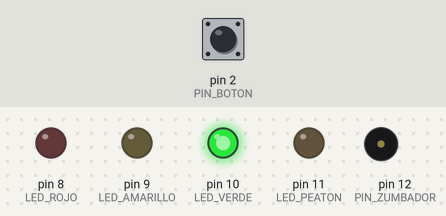
A sketch run on a simulated Arduino Uno, built with avr-gcc and run on an emulated ATmega328P. Parts: output pins drawn as LEDs (lit = HIGH), buzzer (waves = sounding). The inputs (shaded band) are chosen by the test bench; at power-on: pin 2 (PIN_BOTON) HIGH.

Above: at 1.2 s.
1.3 s: pin 2 (PIN_BOTON) pulled LOW for 0.15 s
At 5.7 s:
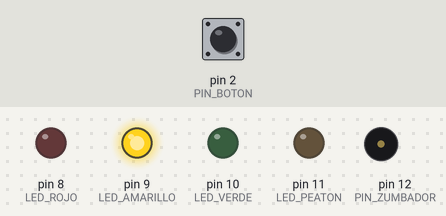
At 6.85 s:
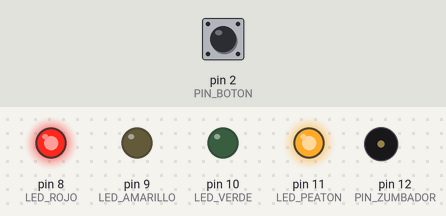
Timing chart, 0 to 13.0 s (numbered marks = the images above; inputs shaded):
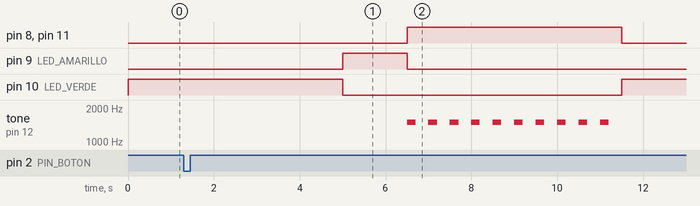

The sketch:

X02_semaforo_peatonal.ino
```cpp
/*
  X02 · Semáforo con botón para peatones                      Ampliación (reto de las sesiones 2 y 3)
  ------------------------------------------------------------------
  Qué hace: los autos tienen verde. Si un peatón presiona el botón, el semáforo pasa a
  amarillo y luego a rojo; se enciende el LED azul de peatón y suena un pitido mientras
  cruzan. Después vuelve a verde.

  Conexiones (cada LED con resistencia de 220 ohm, pata corta a GND):
    LED rojo -> pin 8   LED amarillo -> pin 9   LED verde -> pin 10   LED azul (peatón) -> pin 11
    Botón: una pata -> pin 2 ; la pata OPUESTA (en diagonal) -> GND
    Zumbador PASIVO: una pata -> pin 12 ; otra pata -> GND   (tone() necesita el pasivo)

  Ideas clave:
    - Mientras se "espera", el programa debe seguir mirando el botón. Por eso usamos
      esperar(): en lugar de delay, revisa el botón todo el tiempo y recuerda la petición
      en la variable peatonSolicita.
    - millis() es el reloj interno: milisegundos desde que se encendió el Arduino.

  Retos:  - Que el LED de peatón parpadee en los últimos 2 segundos.
          - Dibuja primero la máquina de estados en papel (verde, amarillo, rojo + peatón).
*/

const int LED_ROJO = 8;
const int LED_AMARILLO = 9;
const int LED_VERDE = 10;
const int LED_PEATON = 11;
const int PIN_BOTON = 2;
const int PIN_ZUMBADOR = 12;

const unsigned long TIEMPO_VERDE_MINIMO = 5000;
const unsigned long TIEMPO_AMARILLO = 1500;
const int PITIDOS_CRUCE = 10;           // 10 pitidos de 500 ms = 5 segundos

bool peatonSolicita = false;

void luces(int rojo, int amarillo, int verde, int peaton) {
  digitalWrite(LED_ROJO, rojo);
  digitalWrite(LED_AMARILLO, amarillo);
  digitalWrite(LED_VERDE, verde);
  digitalWrite(LED_PEATON, peaton);
}

// Espera "ms" milisegundos sin dejar de mirar el botón
void esperar(unsigned long ms) {
  unsigned long inicio = millis();
  while (millis() - inicio < ms) {
    if (digitalRead(PIN_BOTON) == LOW) {
      peatonSolicita = true;
    }
  }
}

void setup() {
  pinMode(LED_ROJO, OUTPUT);
  pinMode(LED_AMARILLO, OUTPUT);
  pinMode(LED_VERDE, OUTPUT);
  pinMode(LED_PEATON, OUTPUT);
  pinMode(PIN_BOTON, INPUT_PULLUP);
  pinMode(PIN_ZUMBADOR, OUTPUT);
}

void loop() {
  // Autos avanzan: verde al menos 5 segundos
  peatonSolicita = false;
  luces(LOW, LOW, HIGH, LOW);
  esperar(TIEMPO_VERDE_MINIMO);

  // Se queda en verde hasta que alguien pida cruzar
  while (!peatonSolicita) {
    if (digitalRead(PIN_BOTON) == LOW) {
      peatonSolicita = true;
    }
  }

  // Amarillo y luego rojo para autos
  luces(LOW, HIGH, LOW, LOW);
  delay(TIEMPO_AMARILLO);

  // Peatones cruzan, con pitidos
  luces(HIGH, LOW, LOW, HIGH);
  for (int i = 0; i < PITIDOS_CRUCE; i++) {
    tone(PIN_ZUMBADOR, 1500, 200);
    delay(500);
  }
}
```

Measured:
- after the input at 1.3 s, pin 8 (LED_ROJO): LOW → HIGH after 5.2 s, → LOW 5.0 s later; pin 9 (LED_AMARILLO): LOW → HIGH after 3.7 s, → LOW 1.5 s later
